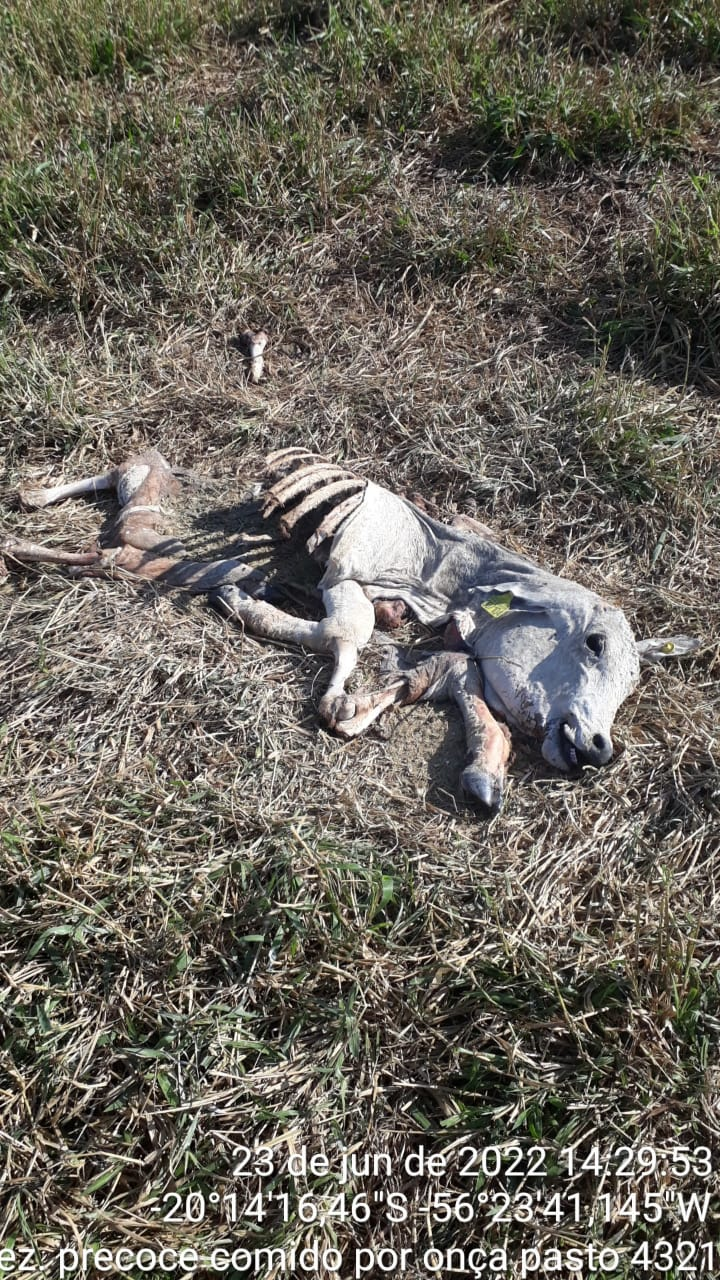
#> input picture email/Imagem/2c39a941-d5ba-4847-b3fa-b4b3c22b92f6.JPG, 720 x 1280 px, given in place of 20220726_090026.jpg, which was not available
$ jupyter execute --allow-errors main2.ipynb   (text cells are left out)
#> lines starting #> are read from the running program, lines starting #| are printed output that depends on the picture
[cell 1]
import os
from exif import Image as Im
from PIL import Image

import pandas as pd

[cell 2]
#main_dir = r'C:\Users\Vitor\Desktop\IC\Cod\maquinavirtual\maqvirtual'
#os.chdir(main_dir)
os.getcwd()
#pwd, ls

[cell 3]
d = {'fileName': [], 'Coordenada':[], 'Assunto':[], "Texto":[],'ID':[] }

[cell 4]
# graus decimais
def dec_coord(coords, ref):
    decimal_degrees = coords[0] + coords[1] / 60 + coords[2] / 3600
    if ref == 'S' or ref == 'W':
        decimal_degrees = -decimal_degrees
    return decimal_degrees

[cell 5]
def prop_img(fileName):

    end_img =  'Imagem' + '\\'+ fileName

    with open(end_img, 'rb') as arq_img: ## wb escrita
        img = Im(arq_img)
        if(img.has_exif):
            try:
                dec_lat = dec_coord(img.gps_latitude,img.gps_latitude_ref)
                dec_lon = dec_coord(img.gps_longitude, img.gps_longitude_ref)
                return (str(dec_lat) + ',' + str(dec_lon))
            except:
                print('erro no exif')
                return -1

[cell 6]
########################## Usar esse para baixar imagem ##########################
import email
import imaplib

EMAIL = 'jaguarfb2015@gmail.com'
PASSWORD ='toorpljtqpzkgqif'

#EMAIL = 'vitorhgsd@gmail.com'
#PASSWORD = 'xaeliekypnnpjiqv'

SERVER = 'imap.gmail.com'

# abriremos uma conexão com SSL com o servidor de emails
#> (the rest of this cell did not finish here and is left out)

[cell 7]
#Gravar os dados em excel
dados = pd.DataFrame(data=d)
dados.to_excel('Dados\\dados.xlsx', index=False)

[cell 8]
matrix = pd.read_excel('Dados\dados.xlsx')
matrix

[cell 9]
print(len(d['fileName']))
print(len(d['Coordenada']))
print(len(d['Assunto']))
print(len(d["Texto"]))
print(len(d['ID']))

[cell 10]
end_img = r'C:\Users\Vitor\Desktop\IC\Cod\maquinavirtual\maqvirtual\Imagem\20220726_090026.jpg'
#end_img = r'Imagem\20220726_090026.jpg'
#> (the rest of this cell did not finish here and is left out)

[cell 11]
for nom_img in matrix['fileName']:
    name_img = '\\'+nom_img
    end_img =  main_dir + f'\Imagem'
    end_img =  end_img + name_img
    with open(end_img, 'rb') as arq_img: ## wb escrita
        img = Im(arq_img)
        print(img.has_exif)
        #print(name_img)
        #print(img.gps_latitude)
        #print(img.list_all())

#> (a cell that did not finish here is left out)

[cell 13]
#img.list_all()

#> (a cell that did not finish here is left out)

[cell 15]
from PIL import Image
end_img = r'Imagem\20220726_090026.jpg'
imag = Image.open(end_img)
#> imag is the input picture: PIL image 720x1280 RGB; mean R, G, B 106.6, 102, 92.7
imag.resize((200,200))
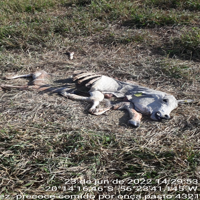
#> Out: PIL image 200x200 RGB; mean R, G, B 106.6, 102, 92.7


$ run again, on email/Imagem/8a8700bf-cc37-434a-9063-abfff2f65782.JPG
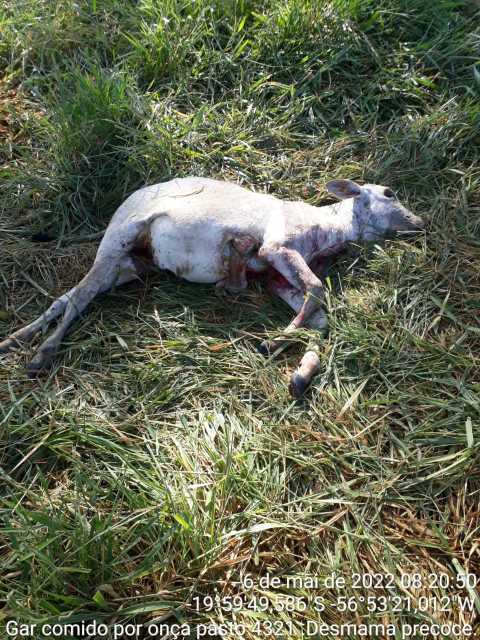
#> input picture email/Imagem/8a8700bf-cc37-434a-9063-abfff2f65782.JPG, 960 x 1280 px, given in place of 20220726_090026.jpg, which was not available (shown at 1/2 size)
#> imag is the input picture: PIL image 960x1280 RGB; mean R, G, B 96.9, 101.6, 79.9
#> `imag.resize((200,200))`:
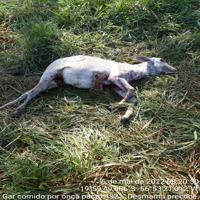
#> Out: PIL image 200x200 RGB; mean R, G, B 96.9, 101.6, 79.9

$ run again, on email/Imagem/IMG-20220730-WA0000.jpg
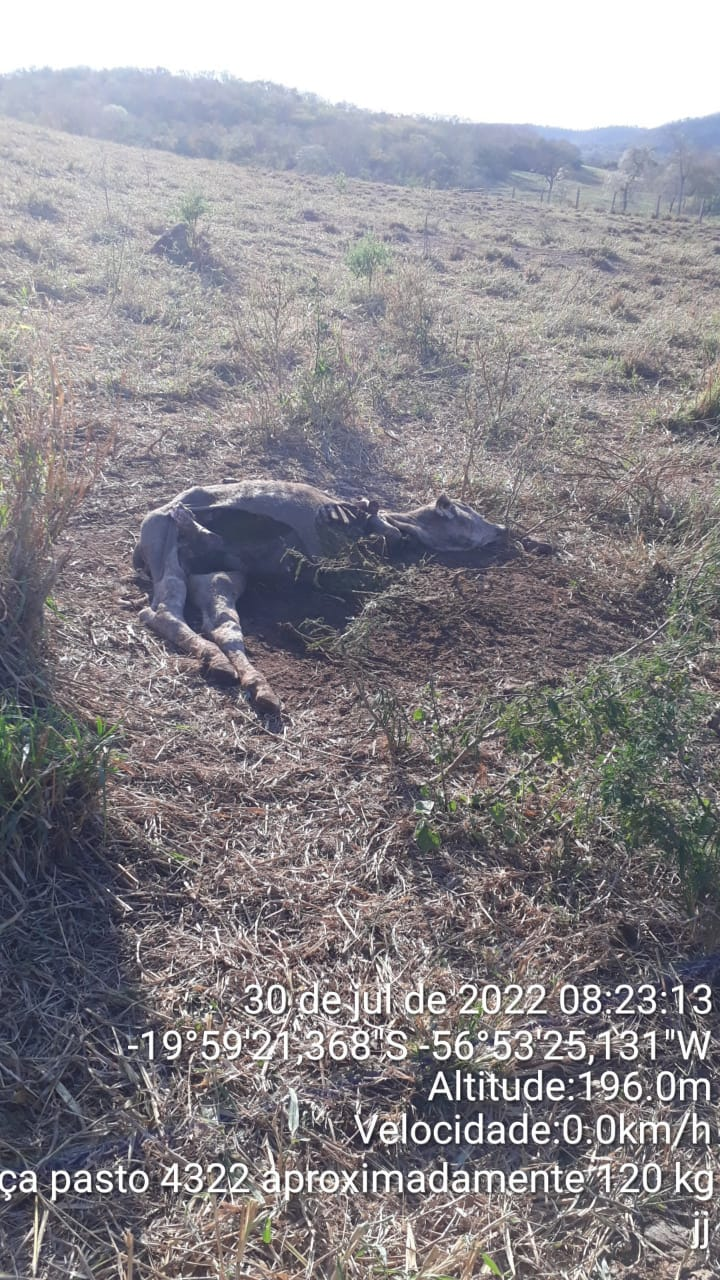
#> input picture email/Imagem/IMG-20220730-WA0000.jpg, 720 x 1280 px, given in place of 20220726_090026.jpg, which was not available
#> imag is the input picture: PIL image 720x1280 RGB; mean R, G, B 139.6, 136.7, 141.5
#> `imag.resize((200,200))`:
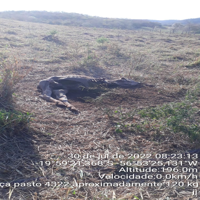
#> Out: PIL image 200x200 RGB; mean R, G, B 139.6, 136.7, 141.5

$ run again, on email/Imagem/IMG-20220820-WA0000.jpg
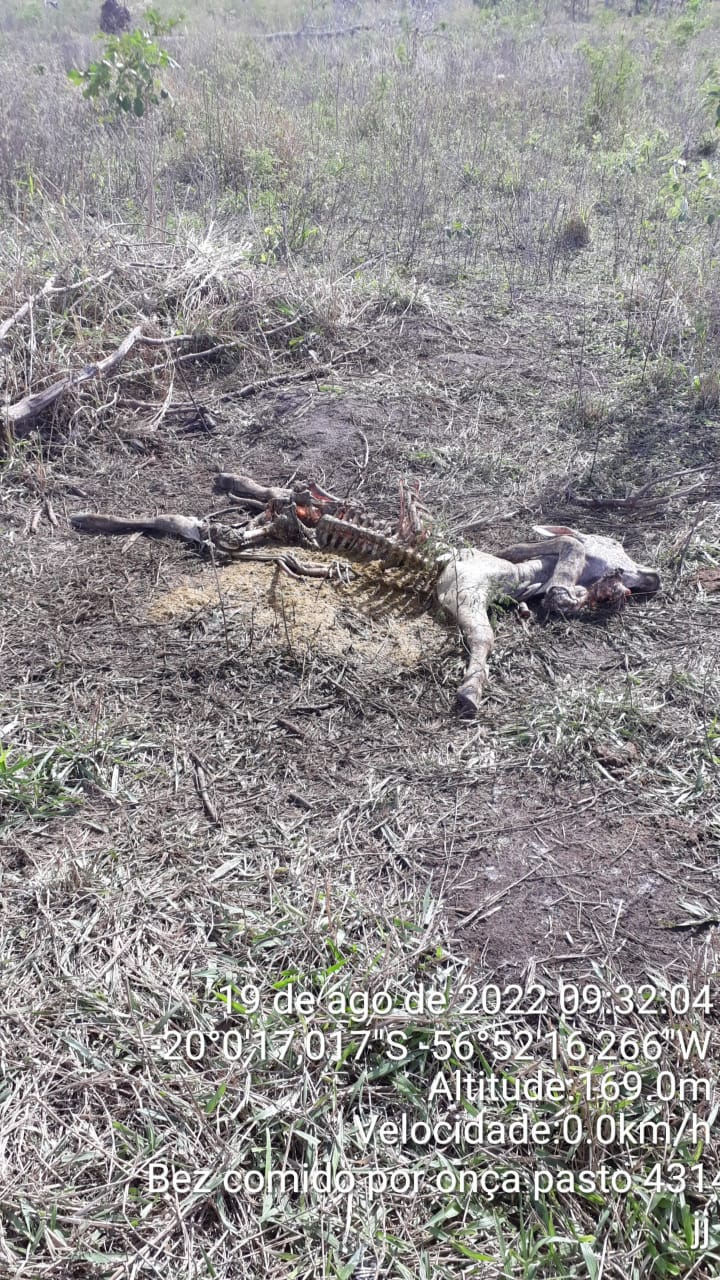
#> input picture email/Imagem/IMG-20220820-WA0000.jpg, 720 x 1280 px, given in place of 20220726_090026.jpg, which was not available
#> imag is the input picture: PIL image 720x1280 RGB; mean R, G, B 144.5, 141.6, 142
#> `imag.resize((200,200))`:
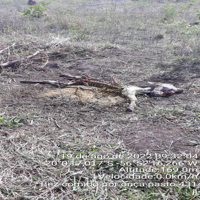
#> Out: PIL image 200x200 RGB; mean R, G, B 144.5, 141.6, 142
